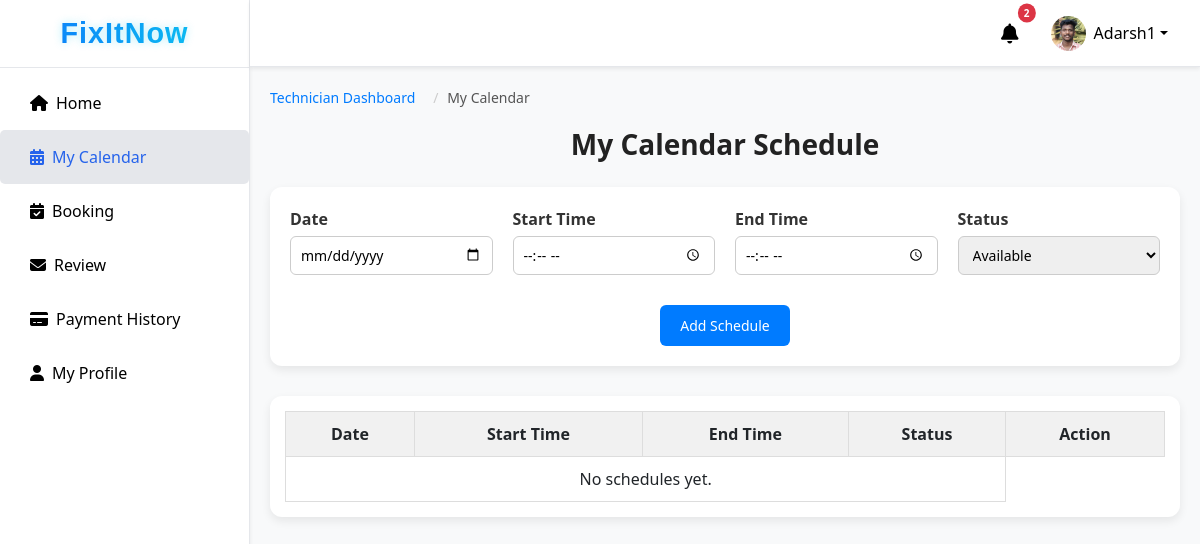
The page /technician_calendar/ (signed in) on the database its author committed.
### fixapp/models.py (models this page shows, shortened)
class TechnicianRequest(models.Model):
    full_name = models.CharField(max_length=100)
    username = models.CharField(max_length=50, unique=True, null=True, blank=True)
    email = models.EmailField()
    phone = models.CharField(max_length=15)
    city = models.CharField(max_length=50)
    category = models.CharField(max_length=50)
    experience = models.PositiveIntegerField()
    profile_image = models.ImageField(upload_to="technician_profiles/", null=True, blank=True)
    document = models.FileField(upload_to="technician_docs/")
    id_proof = models.FileField(upload_to="id_proofs/", null=True, blank=True)
    password = models.CharField(max_length=128, null=True, blank=True)
    status = models.CharField(max_length=20, default="Pending")
    applied_on = models.DateTimeField(auto_now_add=True)
    latitude = models.FloatField(null=True, blank=True)
    longitude = models.FloatField(null=True, blank=True)

### fixapp/views.py (the view, shortened to what this page needs)
# urls.py: path('technician_calendar/', views.my_calendar, name='technician_calendar'),
@approved_technician_required
def my_calendar(request):
    tech_id = request.session.get('technician_id')
    if not tech_id:
        messages.error(request, "Please login first.")
        return redirect("login")
    technician = TechnicianRequest.objects.get(id=tech_id)
    notifications = Notification.objects.filter(
        recipient_type__in=["technicians", "both"],
        created_on__gte=technician.applied_on  # use applied_on
    ).order_by('-created_on')
    schedule_list = TechnicianAvailability.objects.filter(
        technician=technician,
        date__gte=date.today()
    ).order_by('-date', 'start_time')
    return render(request, 'technician_page/technician_calendar.html', {
        'technician': technician,
        'notifications': notifications,
        'schedule_list': schedule_list,
    })

### fixapp/context_processors.py (called while the page is built)
def notifications_processor(request):
    notifications = []
    if request.session.get('user_id'):
        notifications = Notification.objects.filter(
            recipient_type__in=["users", "both"]
        ).order_by('-created_on')
    return {'notifications': notifications}

def technician_notifications_processor(request):
    notifications = []
    if request.session.get('technician_id'):
        notifications = Notification.objects.filter(
            recipient_type__in=["technicians", "both"]
        ).order_by('-created_on')
    return {'tech_notifications': notifications}

### fixapp/views.py (called while the page is built)
def approved_technician_required(view_func):
    @wraps(view_func)
    def _wrapped_view(request, *args, **kwargs):
        tech_id = request.session.get("technician_id")
        if not tech_id:
            messages.error(request, "Please login first.")
            return redirect("login")
        technician = TechnicianRequest.objects.filter(id=tech_id).first()
        if not technician:
            messages.error(request, "Technician not found.")
            return redirect("login")
        if technician.status != "Approved":
            messages.error(request, "Your account is still pending approval.")
            return redirect("technician_home")  # or another page for pending status
        return view_func(request, *args, **kwargs)
    return _wrapped_view

### templates/technician_page/technician_calendar.html (shortened to what this page needs)
{% extends 'technician_page/technician_dashboard.html' %}
{% load static %}
{% block tech_cal %}
<div class="calendar-container">
    <nav aria-label="breadcrumb">
        <ol class="breadcrumb tech-breadcrumb">
            <li class="breadcrumb-item"><a href="{% url 'technician_home' %}">Technician Dashboard</a></li>
            <li class="breadcrumb-item active" aria-current="page">My Calendar</li>
        </ol>
    </nav>
    <h2 class="calendar-title">My Calendar Schedule</h2>
    <form method="POST" class="calendar-form">
        <div class="calendar-form-grid">
            <div class="form-group">
                <label for="date">Date</label>
                <input type="date" name="date" id="date" required>
            </div>
            <div class="form-group">
                <label for="start_time">Start Time</label>
                <input type="time" name="start_time" id="start_time" required>
            </div>
            <div class="form-group">
                <label for="end_time">End Time</label>
                <input type="time" name="end_time" id="end_time" required>
            </div>
            <div class="form-group">
                <label for="status">Status</label>
                <select name="status" id="status" required>
                    <option value="Available">Available</option>
                </select>
            </div>
        </div>
        <div class="form-actions">
            <button type="submit" class="calendar-add-btn">Add Schedule</button>
        </div>
    </form>
    <div class="schedule-table-container">
        <table class="calendar-table">
            <thead>
                <tr>
                    <th>Date</th>
                    <th>Start Time</th>
                    <th>End Time</th>
                    <th>Status</th>
                    <th>Action</th>
                </tr>
            </thead>
            <tbody>
                {% for entry in schedule_list %}
                <tr>
                    <td>{{ entry.date|date:"M d, Y" }}</td>
                    <td>{{ entry.start_time|time:"h:i A" }}</td>
                    <td>{{ entry.end_time|time:"h:i A" }}</td>
                    <td>
                        {% if entry.status == 'Booked' %}
                        <span class="status-booked">{{ entry.status }}</span>
                        {% elif entry.status == 'Available' %}
                        <span class="status-available">{{ entry.status }}</span>
                        {% else %}
                        {{ entry.status }}
                        {% endif %}
                    </td>
                    <td>
                        {% if entry.status == 'Available' %}
                        <form method="POST" action="{% url 'delete_schedule' entry.id %}" style="display:inline;">
                            {% csrf_token %}
                            <button type="submit" class="delete-btn">Delete</button>
                        </form>
                        {% else %}
                        <span style="color:#888;">—</span>
                        {% endif %}
                    </td>
                </tr>
                {% empty %}
                <tr>
                    <td colspan="4" style="text-align:center;">No schedules yet.</td>
                </tr>
                {% endfor %}
            </tbody>
        </table>
    </div>
</div>
{% endblock %}

### templates/technician_page/technician_dashboard.html (shortened to what this page needs)
{% load static %}
<!DOCTYPE html>
<html lang="en">
<head>
  <link href="https://cdn.jsdelivr.net/npm/bootstrap@5.3.2/dist/css/bootstrap.min.css" rel="stylesheet">
  <link href="https://cdn.jsdelivr.net/npm/bootstrap-icons@1.11.1/font/bootstrap-icons.css" rel="stylesheet">
  <link href="https://cdnjs.cloudflare.com/ajax/libs/font-awesome/6.4.0/css/all.min.css" rel="stylesheet">
  <link rel="stylesheet" href="{% static 'css/admin_dashboard.css' %}">
</head>
<body>
  <div class="d-flex">
    <nav id="sidebar" class="sidebar d-flex flex-column shadow-sm ">
      <div class="sidebar-header p-3 text-center">
        <h3 class="logo">FixItNow</h3>
      </div>
      <div class="sidebar-menu flex-grow-1">
        <ul class="nav flex-column mt-2">
          <li class="nav-item">
            <a href="{% url 'technician_home' %}"
              class="nav-link {% if request.resolver_match.url_name == 'technician_home' %}active{% endif %}">
              <i class="fas fa-home me-2"></i>Home
            </a>
          </li>
          {% if technician.status == "Approved" %}
          <li class="nav-item">
            <a href="{% url 'technician_calendar' %}"
              class="nav-link {% if request.resolver_match.url_name == 'technician_calendar' %}active{% endif %}">
              <i class="fas fa-calendar-alt me-2"></i>My Calendar
            </a>
          </li>
          <li class="nav-item"><a href="{% url 'technician_bookings' %}"
              class="nav-link {% if request.resolver_match.url_name == 'technician_bookings' %}active{% endif %}">
              <i class="fas fa-calendar-check me-2"></i>Booking</a>
          </li>
          <li class="nav-item"><a href="{% url 'technician_feedbacks' %}"
            class="nav-link {% if request.resolver_match.url_name == 'technician_feedbacks' %}active{% endif %} ">
            <i class="fas fa-envelope me-2"></i>Review</a>
          </li>
          <li class="nav-item">
            <a href="{% url 'technician_payment_history' %}"
              class="nav-link {% if request.resolver_match.url_name == 'technician_payment_history' %}active{% endif %}">
              <i class="fas fa-credit-card me-2"></i>Payment History
            </a>
          </li>
          <li class="nav-item">
            <a href="{% url 'technician_profile' %}"
              class="nav-link {% if request.resolver_match.url_name == 'technician_profile' %}active{% endif %}">
              <i class="fas fa-user me-2"></i>My Profile
            </a>
          </li>
          {% endif %}
        </ul>
      </div>
    </nav>
    <div class="flex-grow-1 main-area">
      <nav class="navbar navbar-expand-lg topbar shadow-sm px-4 d-flex justify-content-end">
        <ul class="navbar-nav d-flex align-items-center">
          <li class="nav-item dropdown me-3">
            <a class="nav-link position-relative" href="#" id="techNotificationDropdown" role="button"
              data-bs-toggle="dropdown" aria-expanded="false">
              <i class="fas fa-bell fa-lg"></i>
              {% if notifications.count %}
              <span class="badge-count">{{ notifications.count }}</span>
              {% endif %}
            </a>
          </li>
          {% if technician %}
          <li class="nav-item dropdown">
            <a class="nav-link dropdown-toggle d-flex align-items-center" href="#" role="button"
              data-bs-toggle="dropdown" aria-expanded="false">
              <img src="{{ technician.profile_image.url }}" alt="profile" class="rounded-circle me-2 profile-pic"
                width="35" height="35">
              {{ technician.username }}
            </a>
          </li>
          {% endif %}
        </ul>
      </nav>
      {% block tech_cal %}
      {% endblock %}
    </div>
  </div>
</body>
</html>

### static/css/admin_dashboard.css (style rules this page uses)
body, html { height: 100%; margin: 0; font-family: "Segoe UI", sans-serif; }
.sidebar { width: 250px; height: 100vh; background-color: #ffffff; color: #000000; border-right: 1px solid #e5e7eb; position: fixed; overflow-y: auto; }
.sidebar-header { flex-shrink: 0; border-bottom: 1px solid #e5e7eb; background: #fff; }
.sidebar .logo { font-family: "Poppins", sans-serif; font-size: 1.8rem; font-weight: 700; letter-spacing: 1px; margin: 0; background: linear-gradient(90deg, #0d6efd, #0dcaf0); -webkit-background-clip: text; -webkit-text-fill-color: transparent; text-shadow: 0 0 8px rgba(13, 202, 240, 0.3); animation: logo-glow 3s infinite alternate; }
.sidebar-menu { overflow-y: auto; flex-grow: 1; }
.sidebar .nav-link { color: #000000; font-size: 16px; padding: 15px 5px; transition: background 0.2s, color 0.2s; padding-left: 30px; }
.nav-link:hover, .nav-link.active { background-color: #e5e7eb; color: #2563eb !important; border-radius: 5px; }
.main-area { margin-left: 250px; display: flex; flex-direction: column; height: 100vh; }
.topbar { background-color: #ffffff; border-bottom: 1px solid #e5e7eb; color: #000000; height: 67px; flex-shrink: 0; position: sticky; top: 0; z-index: 10; align-items: center; }
.topbar .navbar-nav .nav-link { color: #000000; }
.topbar .profile-pic { width: 35px; height: 35px; object-fit: cover; }
.breadcrumb { padding: 8px 15px; margin-bottom: 40px; list-style: none; background-color: #f5f5f5; border-radius: 4px; }
.breadcrumb-item { display: inline; font-size: 14px; }
.breadcrumb-item + .breadcrumb-item::before { padding: 0 5px; color: #ccc; content: "/\00a0"; }
.breadcrumb-item a { color: #6c757d; text-decoration: none; }
.breadcrumb-item.active { color: #0275d8; }
.breadcrumb { background: transparent; padding: 0; margin-bottom: 20px; }
.badge-count { position: absolute; top: 0; right: 0; transform: translate(50%, -50%); background-color: #dc3545; color: #fff; font-size: 10px; padding: 2px 6px; border-radius: 50%; font-weight: bold; }
.breadcrumb a { text-decoration: none; color: #0077cc; transition: color 0.3s; }
.breadcrumb-item a { text-decoration: none; color: #007bff; }
.breadcrumb-item.active { color: #6c757d; }
.form-actions { text-align: center; margin-top: 15px; }
.breadcrumb { background: none; padding-left: 0; margin-bottom: 20px; font-size: 14px; }
.breadcrumb a { color: #007bff; text-decoration: none; }
.breadcrumb .active { color: #555; }
.form-group { margin-bottom: 15px; }
.form-group label { font-weight: 600; margin-bottom: 5px; display: block; color: #333; }
.form-group input, .form-group textarea { width: 100%; padding: 10px 12px; border-radius: 6px; border: 1px solid #ccc; font-size: 14px; transition: border 0.2s, box-shadow 0.2s; }
.tech-breadcrumb { background: none; padding-left: 0; margin-bottom: 20px; font-size: 14px; list-style: none; display: flex; gap: 5px; }
.tech-breadcrumb a { text-decoration: none; color: #007bff; }
.tech-breadcrumb .active { color: #555; }
.calendar-container { padding: 20px; background-color: #f8f9fa; height: 100%; }
.tech-breadcrumb { background: none; padding-left: 0; margin-bottom: 20px; font-size: 14px; display: flex; gap: 5px; }
.calendar-title { font-size: 28px; font-weight: 600; margin-bottom: 25px; text-align: center; color: #222; }
.calendar-form { background: #fff; padding: 20px; border-radius: 12px; box-shadow: 0 4px 10px rgba(0,0,0,0.08); margin-bottom: 30px; }
.calendar-form-grid { display: flex; gap: 20px; flex-wrap: wrap; justify-content: space-between; }
.form-group { flex: 1; min-width: 150px; display: flex; flex-direction: column; margin-bottom: 15px; }
.form-group label { margin-bottom: 5px; font-weight: 600; }
.form-group input, .form-group select { padding: 8px 10px; border-radius: 6px; border: 1px solid #ccc; font-size: 14px; }
.form-actions { text-align: center; }
.calendar-add-btn { padding: 10px 20px; font-size: 14px; border: none; border-radius: 6px; background-color: #007bff; color: #fff; cursor: pointer; }
.schedule-table-container { background: #fff; padding: 15px; border-radius: 12px; box-shadow: 0 4px 10px rgba(0,0,0,0.08); }
.calendar-table { width: 100%; border-collapse: collapse; }
.calendar-table th, .calendar-table td { padding: 10px; border: 1px solid #ddd; text-align: center; }
.calendar-table th { background-color: #f1f1f1; font-weight: 600; }
.text-center { text-align: center; }

### rows shown on the page
TechnicianRequest: profile_image (picture), username "Adarsh1"

### other values the page prints
{{ notifications.count }} "2"
